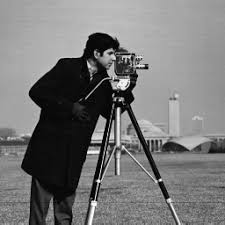
#> input picture Lab 4/images/cameraman.png, 225 x 225 px
$ jupyter execute ARTI407-Lab4-2230005429.ipynb
#> lines starting #> are read from the running program, lines starting #| are printed output that depends on the picture; after the words box and inside, x2 and y2 are one past the last pixel; in counts of white or black regions, pixels touching at a corner belong together
[cell 1]
import cv2

# Load the image in grayscale
img = cv2.imread('images/cameraman.png', cv2.IMREAD_GRAYSCALE)
#> img is the input picture: shape (225, 225); min 0, max 255, mean 118.8

# Set the threshold values
threshold_values = [0, 50, 100, 150, 200]

# Apply thresholding with different threshold values
for threshold_value in threshold_values:
    ret, thresh = cv2.threshold(img, threshold_value, 255, cv2.THRESH_BINARY)
    cv2.imshow(f'Thresholded Image ({threshold_value})', thresh)
#> this loop made 5 passes
#> ret on passes 1 to 5: 0, 50, 100, 150, 200
#> pass 1, `ret, thresh = cv2.threshold(img, threshold_value, 255, cv2.THRESH_BINA..`:
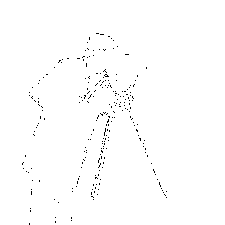
#> thresh: shape (225, 225); 99.2% white; black in thin lines or dots, all inside (x1, y1, x2, y2) = (22, 33, 167, 225)

# Display the original image
cv2.imshow('Original Image', img)
cv2.waitKey(0)
cv2.destroyAllWindows()

[cell 2]
import matplotlib
import matplotlib.pyplot as plt
import numpy as np

from skimage import data, img_as_float
from skimage import exposure

img = data.moon()
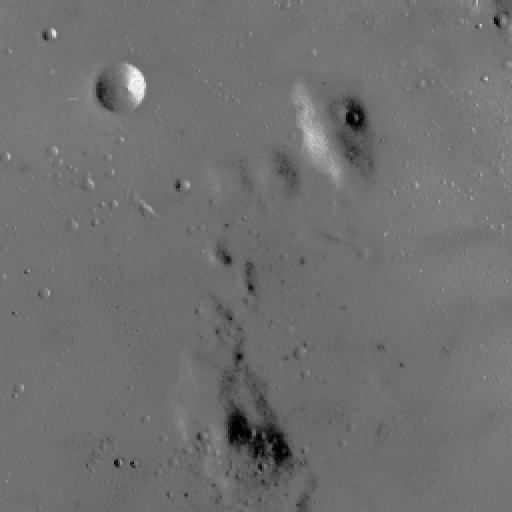
#> input picture skimage.data.moon(), 512 x 512 px
#> img is the input picture: shape (512, 512); min 0, max 255, mean 112.2

# Contrast stretching
p2, p98 = np.percentile(img, (2, 98))
#> p2 = 78; p98 = 129
img_rescale = exposure.rescale_intensity(img, in_range=(p2, p98))
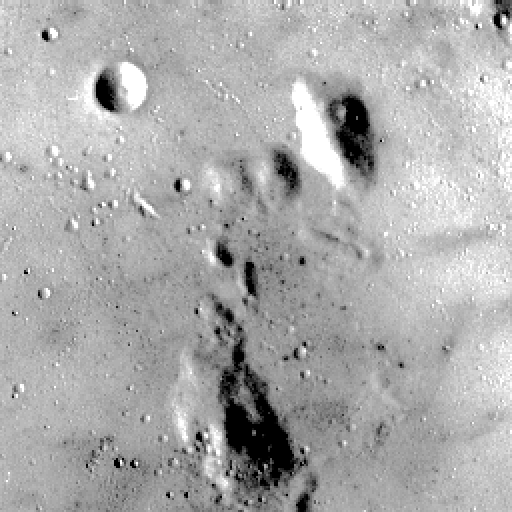
#> img_rescale: shape (512, 512); min 0, max 255, mean 171.5

fig = plt.figure(figsize=(10, 7))
fig.add_subplot(2, 1, 1)
plt.imshow(img, cmap = 'gray')
plt.axis('off')
plt.title('Original image')
fig.add_subplot(2, 1, 2)
plt.hist(img.flat, bins = 256, range=(0, 255))
plt.xlabel('gray level values')
plt.ylabel('Number of pixels')
plt.show()
#> figure, not shown here; panel 2: tallest bar 23296 high, from x = 114.6 to 115.5


fig = plt.figure(figsize=(10, 7))
fig.add_subplot(2, 1, 1)
plt.imshow(img_rescale, cmap = 'gray')
plt.axis('off')
plt.title('Contrast stretch')
fig.add_subplot(2, 1, 2)
plt.hist(img_rescale.flat, bins = 256, range=(0, 255))
plt.xlabel('gray level values')
plt.ylabel('Number of pixels')
plt.show()
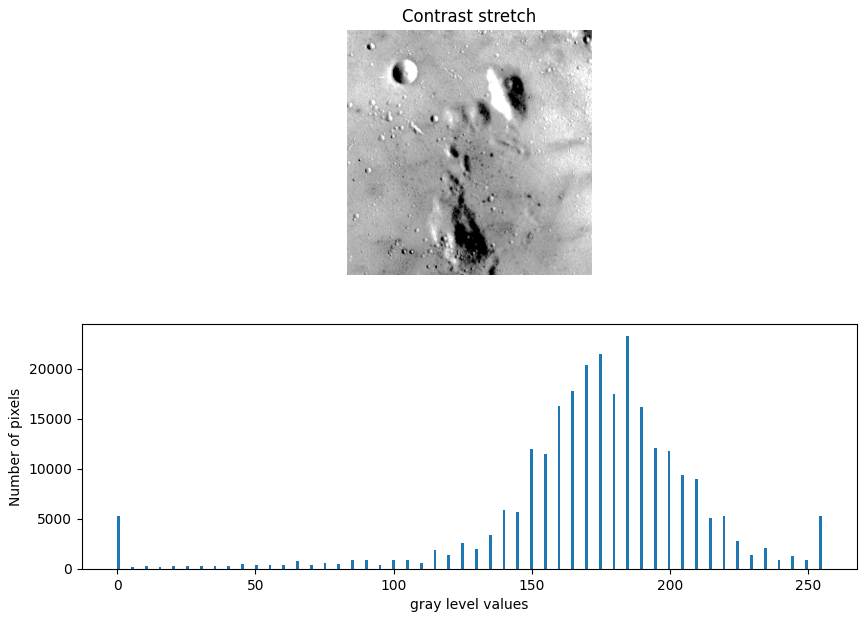
#> figure drawn by matplotlib, 2 panels; panel 2: tallest bar 23296 high, from x = 184.3 to 185.3

[cell 3]
#Task 1

import numpy as np
import matplotlib.pyplot as plt
from skimage import data, exposure

#moon image
img = data.moon()

# 3rd and 80th percentiles
p3, p80 = np.percentile(img, (3, 80))
#> p3 = 87; p80 = 118

#Rescale intensity
img_rescale_3_80 = exposure.rescale_intensity(img, in_range=(p3, p80))
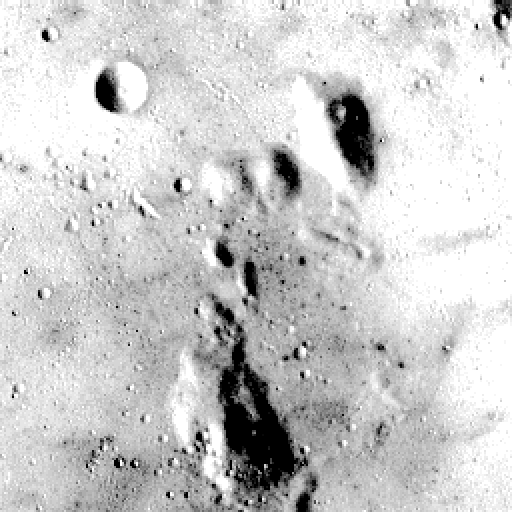
#> img_rescale_3_80: shape (512, 512); min 0, max 255, mean 203.7

#display image + histogram
plt.figure(figsize=(10, 4))
plt.imshow(img_rescale_3_80, cmap='gray')
plt.axis('off')
plt.title('Moon: Rescaled intensity (3rd–80th percentiles)')
plt.show()

plt.figure(figsize=(10, 4))
plt.hist(img_rescale_3_80.ravel(), bins=256, range=(0, 255))
plt.title('Histogram after rescaling (3rd–80th percentiles)')
plt.xlabel('Gray level')
plt.ylabel('Number of pixels')
plt.show()
#> figure, not shown here; tallest bar 55088 high, from x = 254 to 255

[cell 4]
#Task 2

#image
img = data.moon()

#histogram equalization
img_eq = exposure.equalize_hist(img)
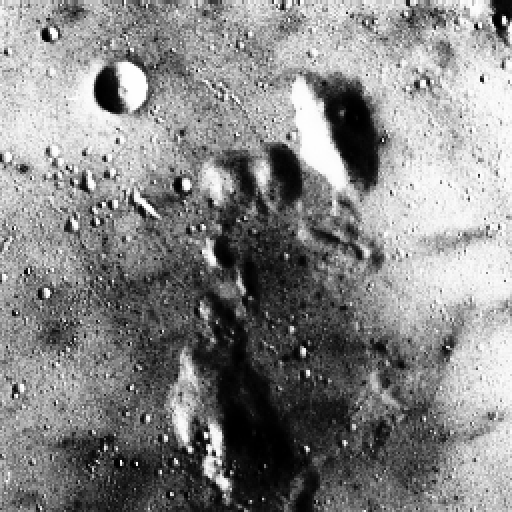
#> img_eq: shape (512, 512) float64; min 0.000916, max 1, mean 0.525

#display image
plt.figure(figsize=(10, 4))
plt.imshow(img_eq, cmap='gray')
plt.axis('off')
plt.title('Moon: Histogram Equalization (equalize_hist)')
plt.show()

#display histogram
plt.figure(figsize=(10, 4))
plt.hist(img_eq.ravel(), bins=256, range=(0, 1))
plt.title('Histogram after equalize_hist (flattened)')
plt.xlabel('Intensity (0 to 1)')
plt.ylabel('Number of pixels')
plt.show()
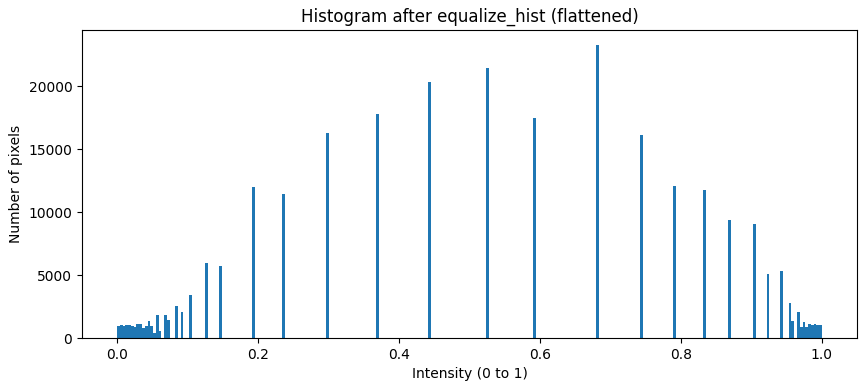
#> figure drawn by matplotlib, 1 panel; tallest bar 23296 high, from x = 0.68 to 0.684

[cell 5]
#Task 3


source = data.chelsea()   #image to transform
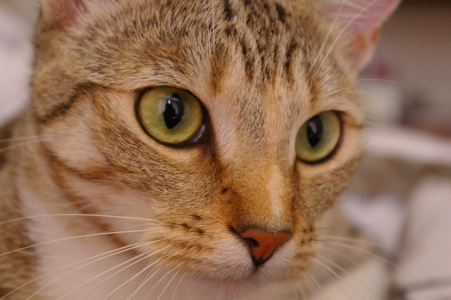
#> input picture skimage.data.chelsea(), 451 x 300 px
#> source is the input picture: shape (300, 451, 3); mean R, G, B 147.7, 111.4, 86.8
reference = data.rocket() #reference look
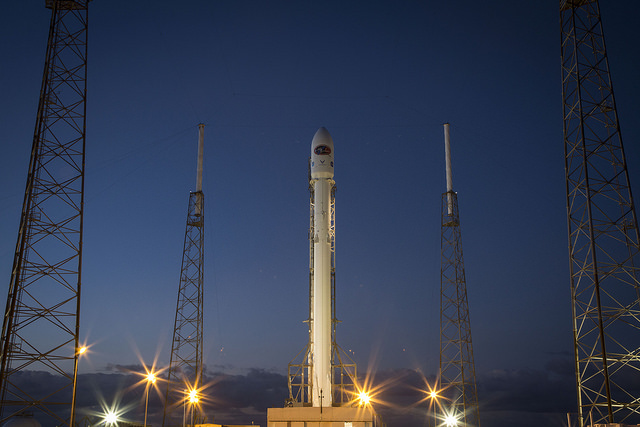
#> input picture skimage.data.rocket(), 640 x 427 px
#> reference is the input picture: shape (427, 640, 3); mean R, G, B 52.3, 61.3, 82.3

#Histogram matching
matched = exposure.match_histograms(source, reference, channel_axis=-1)
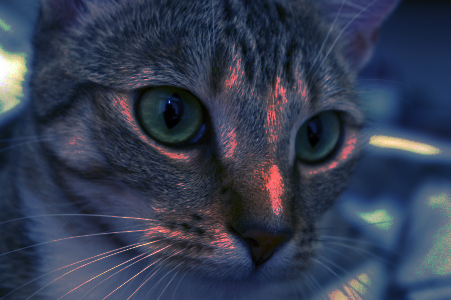
#> matched: shape (300, 451, 3); mean R, G, B 52.1, 60.8, 81.7

#display results
plt.figure(figsize=(12, 4))

plt.subplot(1, 3, 1)
plt.imshow(source)
plt.axis('off')
plt.title('Source: chelsea')

plt.subplot(1, 3, 2)
plt.imshow(reference)
plt.axis('off')
plt.title('Reference: rocket')

plt.subplot(1, 3, 3)
plt.imshow(matched.astype(np.uint8))
plt.axis('off')
plt.title('Matched Result')

plt.tight_layout()
plt.show()
